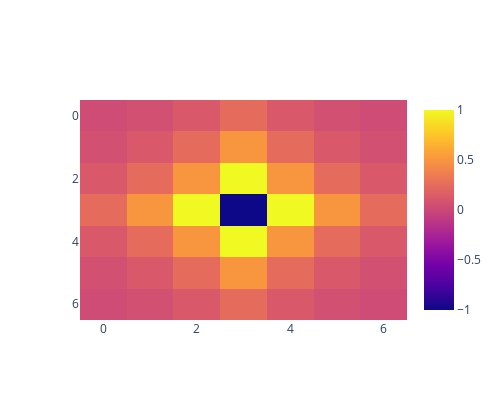

Notebook code for this chart:
### Code cell
blur_size = 3
blur_kernel = 3 * 0.5 ** util.manhattan_kernel(blur_size)
blur_kernel[blur_size, blur_size] = -1

blur_kernel = paths._friendly_blur_kernel()
util.show_map_array(blur_kernel)

### Figure 1 — Plotly figure (JSON) as saved in the notebook; plotly's stock layout.template omitted (floating-point values rounded to 4 significant figures)
{"data": [{"type": "heatmap", "z": [[0.03125, 0.0625, 0.125, 0.25, 0.125, 0.0625, 0.03125], [0.0625, 0.125, 0.25, 0.5, 0.25, 0.125, 0.0625], [0.125, 0.25, 0.5, 1, 0.5, 0.25, 0.125], [0.25, 0.5, 1, -1, 1, 0.5, 0.25], [0.125, 0.25, 0.5, 1, 0.5, 0.25, 0.125], [0.0625, 0.125, 0.25, 0.5, 0.25, 0.125, 0.0625], [0.03125, 0.0625, 0.125, 0.25, 0.125, 0.0625, 0.03125]]}], "layout": {"height": 400, "width": 500, "xaxis": {"autorange": true, "range": [-0.5, 6.5]}, "yaxis": {"autorange": true, "range": [6.5, -0.5]}}}
